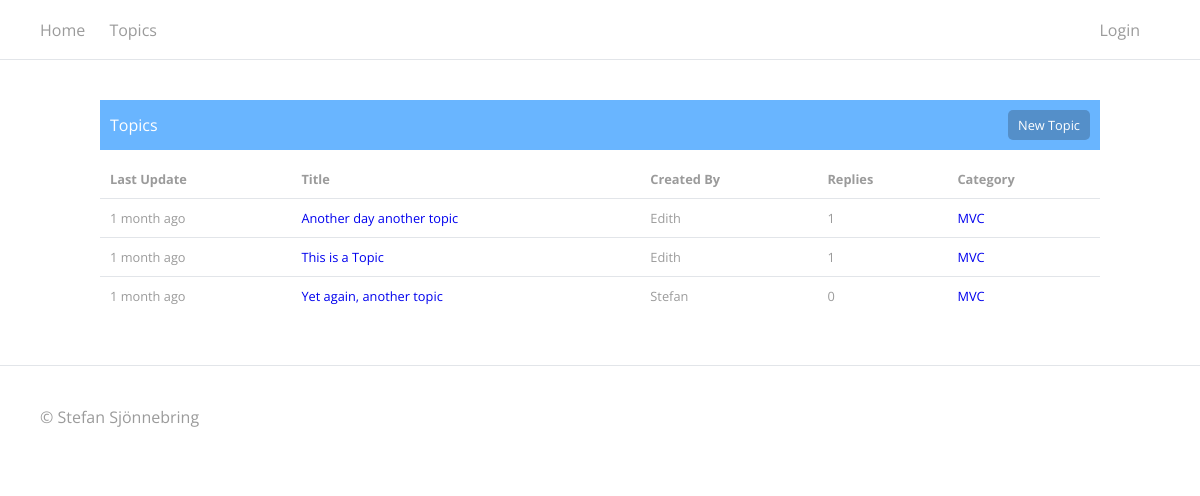
The app's page /topics with its own data.
### tables this page shows
CREATE TABLE `topics` (
  `topic_id` int(11) NOT NULL,
  `topic_title` varchar(255) NOT NULL,
  `topic_content` varchar(255) NOT NULL,
  `topic_date` datetime NOT NULL DEFAULT CURRENT_TIMESTAMP,
  `topic_cat` int(11) NOT NULL,
  `topic_author` int(11) NOT NULL
);

### lib/View.php (called while the page is built)
<?php
class View {
	public function __construct()
	{
		$this->path = new Path();
	}
	public function render($view)
	{
		require_once('views/' . $view . '.php');
		require_once(EDITH_THEME_PATH);
	}
}

### controllers/topics.php (called while the page is built, shortened)
<?php
class Topics extends Controller
{
	public function index($cat = null)
	{
		$this->view->topics = $this->model->getTopics($cat);
		$this->view->render('topics/index');
	}
}

### index.php (called while the page is built, shortened)
<?php
$boot = new Bootstrap();
?>

### lib/Database.php (called while the page is built, shortened)
<?php
class Database {
    private $host   = EDITH_DB_HOST;
    private $user   = EDITH_DB_USER;
    private $pass   = EDITH_DB_PASS;
    private $dbname = EDITH_DB_NAME;
    private $dbh;
    public function __construct()
    {
        $dsn = 'mysql:host=' . $this->host . ';dbname=' . $this->dbname;
        $options = array(
            PDO::ATTR_PERSISTENT    => true,
            PDO::ATTR_ERRMODE       => PDO::ERRMODE_EXCEPTION
        );
        try
        {
            $this->dbh = new PDO($dsn, $this->user, $this->pass, $options);
        }
        catch(PDOException $e)
        {
            $this->error = $e->getMessage();
        }
    }
    public function query($query)
    {
        $this->stmt = $this->dbh->prepare($query);
    }
    public function execute(){
        return $this->stmt->execute();
    }
    public function resultset()
    {
        $this->execute();
        return $this->stmt->fetchAll(PDO::FETCH_ASSOC);
    }
}
?>

### models/topics_model.php (called while the page is built, shortened)
<?php
class Topics_Model extends Model
{
	public function getTopics($catId = null)
	{
		$param = "";
		$sql = $this->db->query("SELECT * FROM `topics` {$param} ORDER BY `topic_date` DESC");
		$result = $this->db->resultset();
		$count = count($result);
		for($i=0; $i<$count; $i++) {
			$result2 = $this->db->resultset();
			$username = $result2[0]['username'];
			$result3 = $this->db->resultset();
			$category = $result3[0]['cat_name'];
			$date = $result[$i]['topic_date'];
			$replies = $this->getReplies($result[$i]['topic_id']);
			$countReplies = count($replies);
			if($countReplies > 0) {
				$end = end($replies);
				$date = $end['reply_date'];
			}
			$time = $this->calcTime(strtotime($date));
			array_push($result[$i], $username);
			array_push($result[$i], $countReplies);
			array_push($result[$i], $date);
			array_push($result[$i], $time);
			array_push($result[$i], $category);
		}
		$this->sortByColumn($result, '2');
		return $result;
	}
	public function getReplies($id)
	{
		$this->db->query("SELECT * FROM `replies` WHERE `reply_topic` = {$id}");
		$result = $this->db->resultset();
		return $result;
	}
	public function calcTime($time)
	{
		$time = time() - $time;
    	$time = ($time<1)? 1 : $time;
		$tokens = array (
        	31536000 => 'year',
        	2592000 => 'month',
        	604800 => 'week',
        	86400 => 'day',
        	3600 => 'hour',
        	60 => 'minute',
        	1 => 'second'
    	);
    	foreach ($tokens as $unit => $text) {
        	if ($time < $unit) continue;
        	$numberOfUnits = floor($time / $unit);
        	return $numberOfUnits.' '.$text.(($numberOfUnits>1)?'s':'');
    	}
	}
}

### lib/Model.php (called while the page is built)
<?php
class Model
{
	function __construct()
	{
		$this->db = new Database();
	}
}

### lib/Path.php (called while the page is built, shortened)
<?php
class Path
{
	public function stylesheets()
	{
		$dir = 'public/css';
		$files = scandir($dir);
		unset($files[0]);
		unset($files[1]);
		return $files;
	}
}

### views/topics/index.php (the view, shortened to what this page needs)
<?php
	$create = "<a href='topics/create' class='topic-btn'>New Topic</a>";
$topicList = "
<tr>
	<th>Last Update</th>
	<th>Title</th>
	<th>Created By</th>
	<th>Replies</th>
	<th>Category</th>
</tr>";
foreach ($this->topics as $key => $val) {
	$topicList .= "
	<tr>
	    <td>{$val['3']} ago</td>
		<td><a href='topics/topic/{$val['topic_id']}'>{$val['topic_title']}</td>
		<td>{$val['0']}</td>
		<td>{$val['1']}</td>
		<td><a href='#'>{$val['4']}</a></td>
	</tr>";
}
$edith['main'] = <<<EOD
<div class="content-wrapper">
	<div id='topics-toolbar'>Topics {$create}</div>
	<table>
		{$topicList}
	</table>
</div>
EOD;
?>

### lib/Bootstrap.php (shortened to what this page needs)
<?php
class Bootstrap {
	public function __construct()
	{
		$url = isset($_GET['url']) ? $_GET['url'] : null;
		$url = rtrim($url, '/');
		$url = explode('/', $url);
		$controller = new $url[0];
		$controller->loadModel($url[0]);
		if(isset($url[2]))
		{
			if(method_exists($controller, $url[1]))
			{
				$controller->{$url[1]}($url[2]);
			}
			else
			{
				$this->error();
			}
		}
		else
		{
			$controller->index();
		}
	}
}

### public/theme/theme.tpl.php (shortened to what this page needs)
<?php
	$css = $this->path->stylesheets();
	extract($edith);
	$url = isset($_GET['url']) ? $_GET['url'] : null;
	$url = rtrim($url, '/');
	$url = explode('/', $url);
	if(isset($url[2])) { $path = "../../";}
	elseif(isset($url[1])) { $path = "../";}
	else{$path ="";}
	if(Session::get('loggedIn') == true)
	{
		$user = "<a href='{$path}dashboard'>Dashboard</a> <a href='{$path}dashboard/logout'>Logout</a>";
		if(Session::get('role') == "admin")
		{
			$user = "<a href='{$path}dashboard'>Dashboard</a> <a href='{$path}user'>Users</a> <a href='{$path}dashboard/logout' class='nav-btn'>Logout</a>";
		}
	}
	else
	{
		$user = "<a href='{$path}login'>Login</a>";
	}
?>
<!DOCTYPE html>
<html lang="<?php echo EDITH_LANG; ?>">
<head>
	<?php foreach($css as $stylesheet) {
		echo "<link rel='stylesheet' type='text/css' href='".$path."public/css/".$stylesheet."'>";
	}
	?>
</head>
<body>
<div id='head'>
	<a href='<?php echo $path; ?>index'>Home</a>
	<a href='<?php echo $path; ?>topics'>Topics</a>
	<div class='user-nav'>
		<?php echo $user ?>
	</div>
</div>
<div id='content'>
	<?php echo $main; ?>
</div>
<div id='foot'>
	© Stefan Sjönnebring
</div>
</body>
</html>

### public/css/general.css (style rules this page uses)
* { margin:0; padding:0; }
body { background-color: #fff; font-family: 'Open Sans', sans-serif; color:#9b9b9b; }
a { text-decoration: none; }
#head { height: 60px; background-color: #fff; line-height: 60px; box-sizing: border-box; padding-left: 40px; padding-right: 40px; border-bottom: 1px solid #e2e5e9; }
#head a { margin-right: 20px; vertical-align: top; color:#9b9b9b; display: inline-block; }
#content { box-sizing: border-box; padding: 40px; }
.content-wrapper { margin: auto; width: 1000px; }
#foot { border-top: 1px solid #e2e5e9; box-sizing: border-box; padding: 40px; }
.user-nav { float: right; display: inline-block; }

### public/css/topics.css (style rules this page uses)
#topics-toolbar { background-color: #69b5ff; color: #fff; height: 30px; margin-bottom: 10px; line-height: 30px; padding: 10px; }
#topics-toolbar a { color: #fff; }
.topic-btn { float: right; font-size: 0.8em; background-color: #548fc9; border-radius: 5px; display: inline; padding-right: 10px; padding-left: 10px; margin-left:5px; }
table { width:100%; background-color: #fff; margin-bottom: 10px; border-collapse: collapse; text-align: left; font-size: 0.8em; }
td, th { padding:10px; }
tr { border-bottom: 1px solid #e2e5e9; }
tr:last-child { border:none; }

### records on screen
topics: 3 "1 month", topic_title "This is a Topic", 0 "Edith", 1 "1", 4 "MVC"
topics: 3 "1 month", topic_title "Yet again, another topic", 0 "Stefan", 1 "0", 4 "MVC"

### other values on screen
$val['3'] "1 month"
$val['topic_title'] "Another day another topic"
$val['0'] "Edith"
$val['1'] "1"
$val['4'] "MVC"
